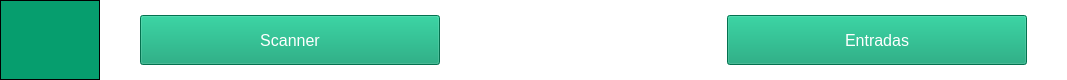
     <widget class="QWidget" name="widget" native="true">
      <property name="minimumSize">
       <size>
        <width>0</width>
        <height>0</height>
       </size>
      </property>
      <property name="maximumSize">
       <size>
        <width>16777215</width>
        <height>80</height>
       </size>
      </property>
      <property name="styleSheet">
       <string notr="true">QWidget{
 background-color:#ffffff;
}</string>
      </property>
      <layout class="QHBoxLayout" name="horizontalLayout_3">
       <property name="spacing">
        <number>0</number>
       </property>
       <property name="leftMargin">
        <number>0</number>
       </property>
       <property name="topMargin">
        <number>0</number>
       </property>
       <property name="rightMargin">
        <number>0</number>
       </property>
       <property name="bottomMargin">
        <number>0</number>
       </property>
       <item>
        <widget class="QPushButton" name="btnIconMenu">
         <property name="minimumSize">
          <size>
           <width>100</width>
           <height>80</height>
          </size>
         </property>
         <property name="styleSheet">
          <string notr="true">QPushButton{
	background-color:#069E6E;
	color:#ffffff;
	border: 1px solid black;
}

QPushButton:hover{
	background-color:#047b55;
}

QPushButton:pressed{
	background-color: rgb(2, 45, 29);
}

QPushButton:checked{
	background-color:#069E6E;
}

</string>
         </property>
         <property name="text">
          <string/>
         </property>
         <property name="icon">
          <iconset resource="imagens/imagens_usadas.qrc">
           <normaloff>:/imagens/imgBtnMenu.png</normaloff>:/imagens/imgBtnMenu.png</iconset>
         </property>
         <property name="iconSize">
          <size>
           <width>30</width>
           <height>32</height>
          </size>
         </property>
         <property name="checkable">
          <bool>true</bool>
         </property>
        </widget>
       </item>
       <item>
        <spacer name="horizontalSpacer">
         <property name="orientation">
          <enum>Qt::Horizontal</enum>
         </property>
         <property name="sizeHint" stdset="0">
          <size>
           <width>40</width>
           <height>20</height>
          </size>
         </property>
        </spacer>
       </item>
       <item>
        <widget class="QPushButton" name="btnScanner">
         <property name="minimumSize">
          <size>
           <width>300</width>
           <height>50</height>
          </size>
         </property>
         <property name="font">
          <font>
           <pointsize>12</pointsize>
          </font>
         </property>
         <property name="styleSheet">
          <string notr="true">QPushButton{
	background-color:#069E6E;
	color:#ffffff;
}

QPushButton:hover{
	background-color:#047b55;
}

QPushButton:pressed{
	background-color: rgb(2, 45, 29);
}

QPushButton:checked{
	background-color:  rgb(2, 45, 29);
}

</string>
         </property>
         <property name="text">
          <string>Scanner</string>
         </property>
         <property name="icon">
          <iconset resource="imagens/imagens_usadas.qrc">
           <normaloff>:/imagens/imgBtnRFacial.png</normaloff>:/imagens/imgBtnRFacial.png</iconset>
         </property>
         <property name="iconSize">
          <size>
           <width>36</width>
           <height>36</height>
          </size>
         </property>
        </widget>
       </item>
       <item>
        <spacer name="horizontalSpacer_5">
         <property name="orientation">
          <enum>Qt::Horizontal</enum>
         </property>
         <property name="sizeHint" stdset="0">
          <size>
           <width>114</width>
           <height>20</height>
          </size>
         </property>
        </spacer>
       </item>
       <item>
        <widget class="QLabel" name="label_4">
         <property name="minimumSize">
          <size>
           <width>60</width>
           <height>70</height>
          </size>
         </property>
         <property name="maximumSize">
          <size>
           <width>60</width>
           <height>70</height>
          </size>
         </property>
         <property name="text">
          <string/>
         </property>
         <property name="pixmap">
          <pixmap resource="imagens/imagens_usadas.qrc">:/imagens/imgLogo.png</pixmap>
         </property>
         <property name="scaledContents">
          <bool>true</bool>
         </property>
        </widget>
       </item>
       <item>
        <spacer name="horizontalSpacer_2">
         <property name="orientation">
          <enum>Qt::Horizontal</enum>
         </property>
         <property name="sizeHint" stdset="0">
          <size>
           <width>113</width>
           <height>20</height>
          </size>
         </property>
        </spacer>
       </item>
       <item>
        <widget class="QPushButton" name="btnEntradas">
         <property name="minimumSize">
          <size>
           <width>300</width>
           <height>50</height>
          </size>
         </property>
         <property name="font">
          <font>
           <pointsize>12</pointsize>
          </font>
         </property>
         <property name="styleSheet">
          <string notr="true">QPushButton{
	background-color:#069E6E;
	color:#ffffff;
}

QPushButton:hover{
	background-color:#047b55;
}

QPushButton:pressed{
	background-color: rgb(2, 45, 29);
}

QPushButton:checked{
	background-color:  rgb(2, 45, 29);
}

</string>
         </property>
         <property name="text">
          <string>Entradas</string>
         </property>
         <property name="icon">
          <iconset resource="imagens/imagens_usadas.qrc">
           <normaloff>:/imagens/imgBtnEntrada.png</normaloff>:/imagens/imgBtnEntrada.png</iconset>
         </property>
         <property name="iconSize">
          <size>
           <width>36</width>
           <height>36</height>
          </size>
         </property>
        </widget>
       </item>
       <item>
        <spacer name="horizontalSpacer_3">
         <property name="orientation">
          <enum>Qt::Horizontal</enum>
         </property>
         <property name="sizeHint" stdset="0">
          <size>
           <width>40</width>
           <height>20</height>
          </size>
         </property>
        </spacer>
       </item>
      </layout>
     </widget>
